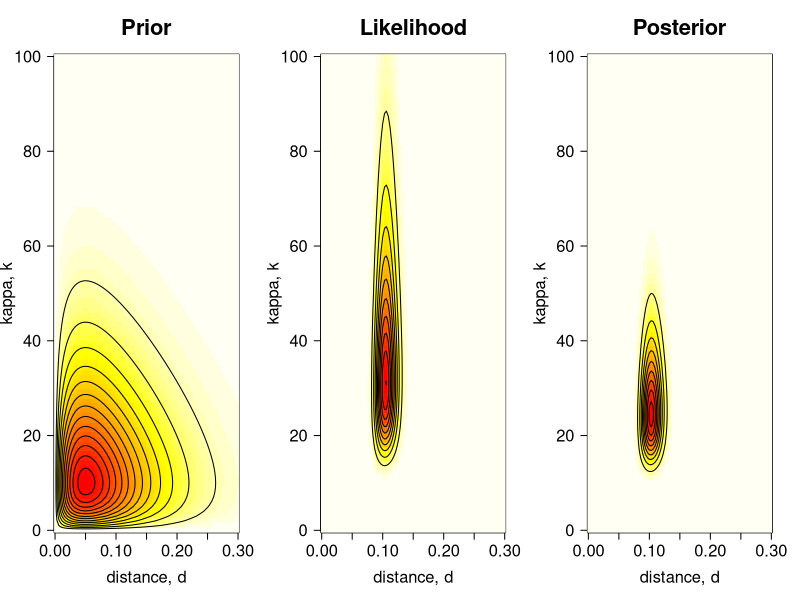
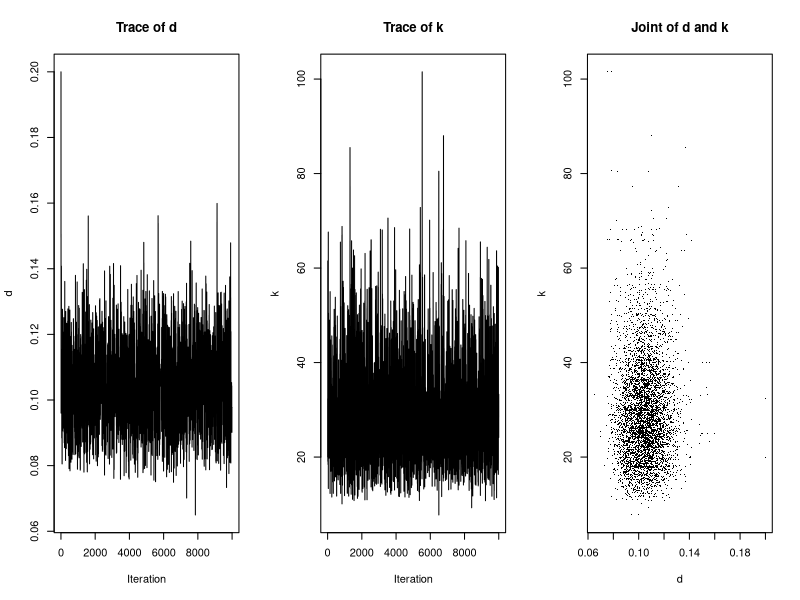
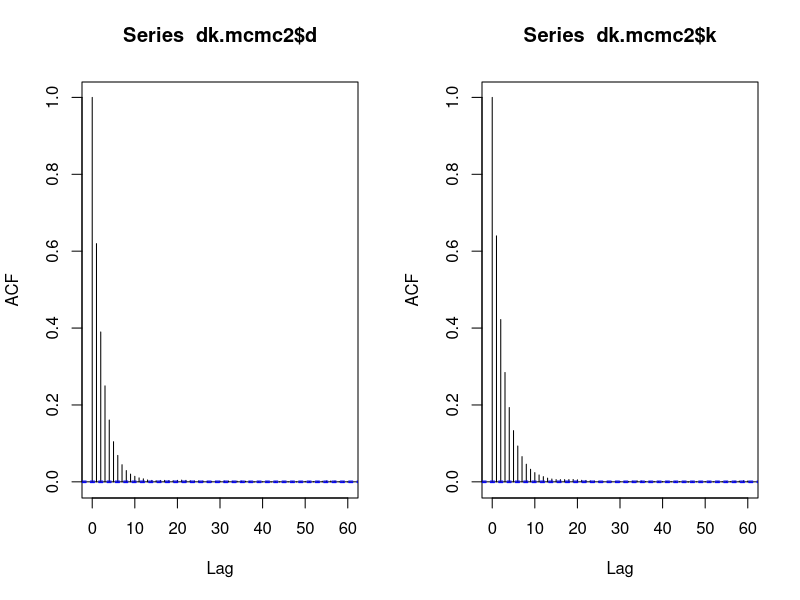
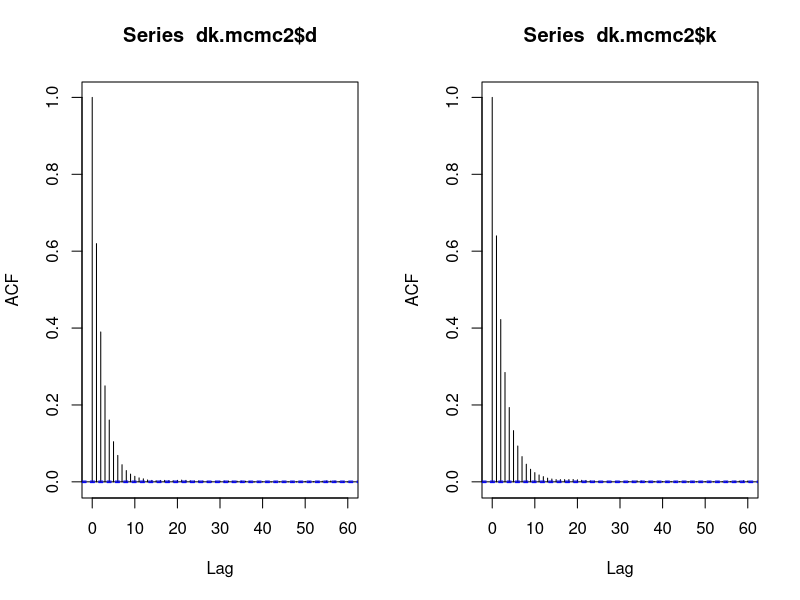
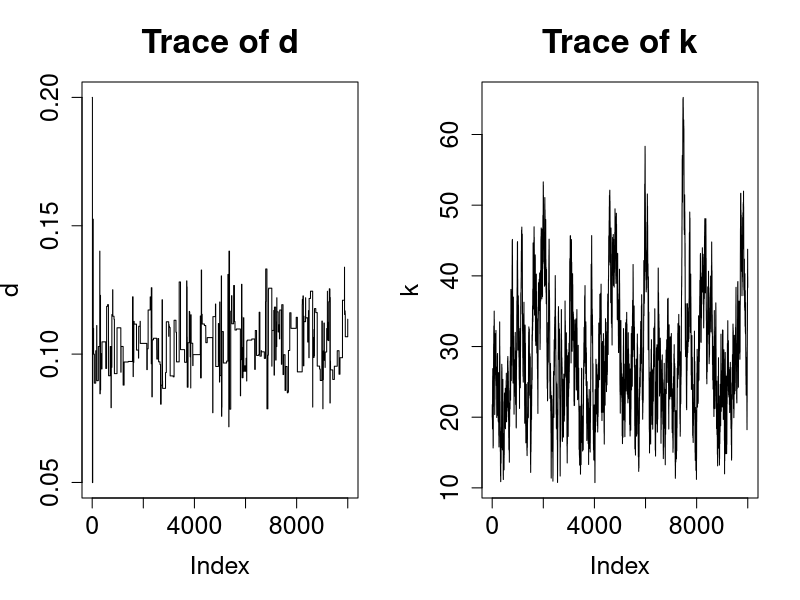
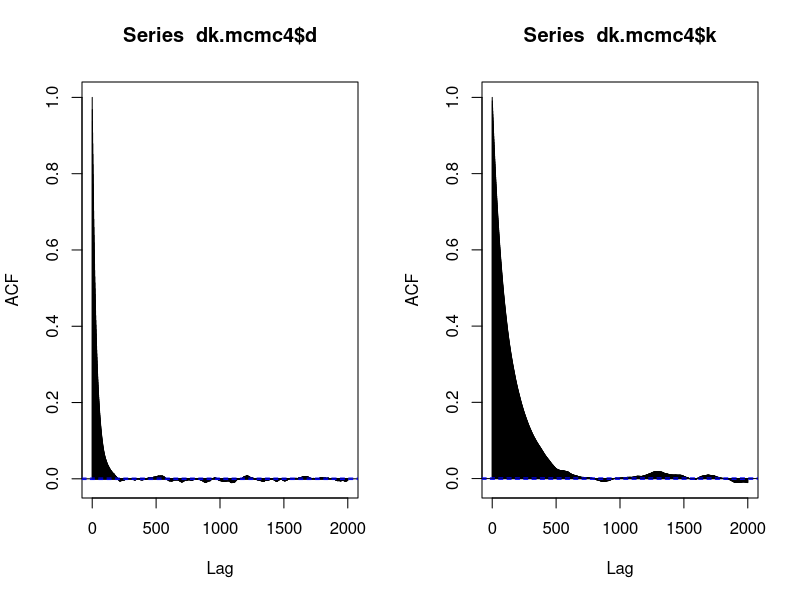
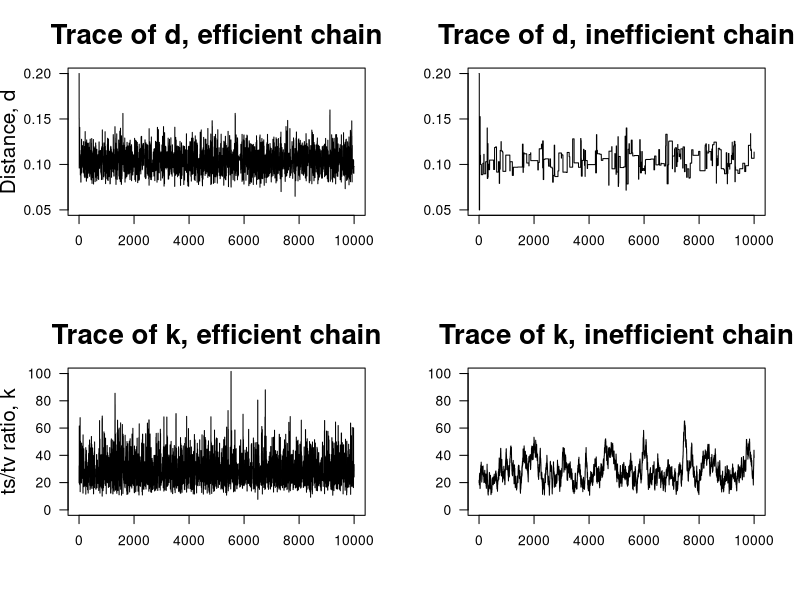
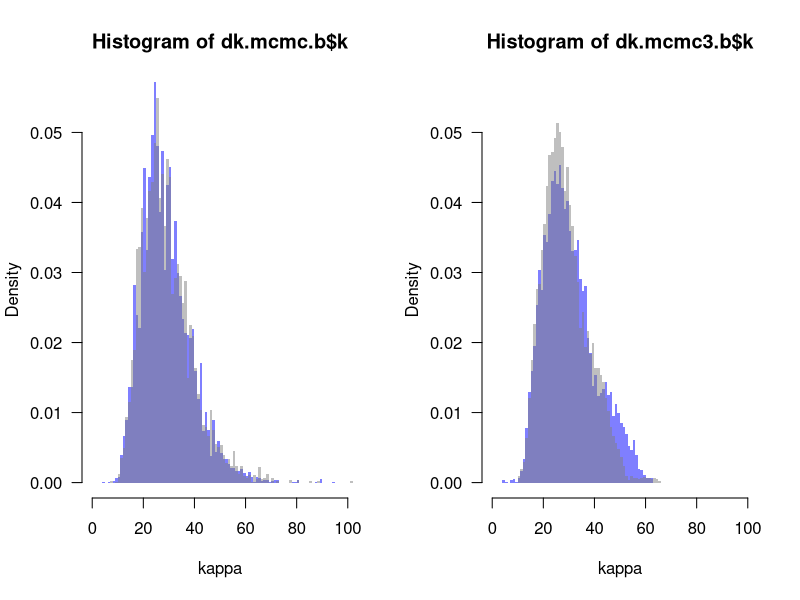

The R script that drew these images, in order:
# Clean up your R space
rm(list=ls())

#######################
# PART 1: Introduction
#######################

# The data are the 12S rRNA alignment of human and orangutang, with 948 base pairs and 
# 90 differences (84 transitions and 6 transversions).
# Example data from Table 1.3, p.7 of Yang (2014) Molecular Evolution: A Statistical 
# Approach. Oxford University Press.

n <- 948 # length of alignment in bp
ns <- 84 # total number of transitions (23+30+10+21)
nv <- 6  # total number of transversions (1+0+2+0+2+1+0+0)
 
V <- nv/n # proportion of transversional differences
S <- ns/n # proportion of transitional differences

# log-likelihood function, f(D|d,k), using Kimura's (1980) substitution model
# see p.8 in Yang (2014)

k80.lnL <- function(d, k, n=948, ns=84, nv=6) {
 
 p0 <- .25 + .25 * exp(-4*d/(k+2)) + .5 * exp(-2*d*(k+1)/(k+2))
 p1 <- .25 + .25 * exp(-4*d/(k+2)) - .5 * exp(-2*d*(k+1)/(k+2))
 p2 <- .25 - .25 * exp(-4*d/(k+2))
 
 return ((n - ns - nv) * log(p0/4) +
        ns * log(p1/4) + nv * log(p2/4))
}

dim <- 100  # dimension for the plot
d.v <- seq(from=0, to=0.3, len=dim) # vector of d values
k.v <- seq(from=0, to=100, len=dim) # vector of k values
dk <- expand.grid(d=d.v, k=k.v)
 
par(mfrow=c(1, 3))

# Prior surface, f(D)f(k)
Pri <- matrix(dgamma(dk$d, 2, 20) * dgamma(dk$k, 2, .1),
       ncol=dim)
 
image(d.v, k.v, -Pri, las=1, col=heat.colors(50),
      main="Prior", xlab="distance, d",
      ylab="kappa, k", cex.main=2.0,
      cex.lab=1.5, cex.axis=1.5)
 
contour(d.v, k.v, Pri, nlev=10, drawlab=FALSE, add=TRUE)
 
# Likelihood surface, f(D|d,k)
lnL <- matrix(k80.lnL(d=dk$d, k=dk$k), ncol=dim)
 
# for numerical reasons, we scale the likelihood to be 1
# at the maximum, i.e. we subtract max(lnL)
L <- exp(lnL - max(lnL))  
 
image(d.v, k.v, -L, las=1, col=heat.colors(50),
      main="Likelihood", xlab="distance, d",
      ylab="kappa, k", cex.main=2.0,
      cex.lab=1.5, cex.axis=1.5)
 
contour(d.v, k.v, L, nlev=10,
        drawlab=FALSE, add=TRUE) # creates a contour plot
# Unscaled posterior surface, f(d)f(k)f(D|d,k)
Pos <- Pri * L
 
image(d.v, k.v, -Pos, las=1, col=heat.colors(50),
      main="Posterior", xlab="distance, d",
      ylab="kappa, k", cex.main=2.0,
      cex.lab=1.5, cex.axis=1.5)
 
contour(d.v, k.v, Pos, nlev=10,
        drawlab=FALSE, add=TRUE)
        
        
##########################################
# PART 2: Markov Chain Monte Carlo (MCMC)
##########################################

# We now obtain the posterior distribution by MCMC sampling.
# In most practical problems, constant z cannot be calculated (either
# analytically or numerically), and so the MCMC algorithm becomes necessary.

# Function that returns the logarithm of the unscaled posterior:
# f(d) * f(k) * f(D|d,k)
# by default we set the priors as: 
# f(d) = Gamma(d | 2, 20) and f(k) = Gamma(k | 2, .1)
ulnPf <- function(d, k, n=948, ns=84, nv=6, a.d=2, b.d=20, a.k=2, b.k=.1) {
  # The normalizing constant in the prior densities can be ignored:
  lnpriord <- (a.d - 1)*log(d) - b.d * d
  lnpriork <- (a.k - 1)*log(k) - b.k * k
  
  # log-Likelihood:
  expd1 <- exp(-4*d/(k+2));
  expd2 <- exp(-2*d*(k+1)/(k+2))
  p0 <- .25 + .25 * expd1 + .5 * expd2
  p1 <- .25 + .25 * expd1 - .5 * expd2
  p2 <- .25 - .25 * expd1
  lnL <- ((n - ns - nv) * log(p0/4) + ns * log(p1/4) + nv * log(p2/4))
  
  # Return unnormalised posterior:
  return (lnpriord + lnpriork + lnL)
}

# Draft MCMC algorithm:
# 1. Set initial states for d and k.
# 2. Propose a new state d* (from an appropriate proposal density).
# 3. Accept or reject the proposal with probability
#      min(1, p(d*)p(x|d*) / p(d)p(x|d))
#      If the proposal is accepted set d=d*, otherwise d=d.
# 4. Save d.
# 5. Repeat 2-4 for k.
# 6. Go to step 2.

mcmcf <- function(init.d, init.k, N, w.d, w.k) {
  # init.d and init.k are the initial states
  # N is the number of MCMC iterations.
  # w.d is the width of the sliding-window proposal for d.
  # w.k is the width of the sliding-window proposal for k.
  
  # We keep the visited states (d, k) in sample.d and sample.k 
  # for easy plotting. In practical MCMC applications, these 
  # are usually written into a file.
  sample.d <- sample.k <- numeric(N+1)
  # initialise the MCMC chain
  d <- init.d;  sample.d[1] <- init.d
  k <- init.k;  sample.k[1] <- init.k
  ulnP <- ulnPf(d, k)
  acc.d <- 0;  acc.k <- 0 # number of acceptances
  
  for (i in 1:N) {
    # we use a uniform sliding window of width w with reflection
    # to propose new values d* and k* 
    # propose d* and accept/reject the proposal
    dprop <- d + runif(1, -w.d/2, w.d/2)
    # reflect if dprop is negative
    if (dprop < 0) dprop <- -dprop
    
    ulnPprop <- ulnPf(dprop, k)
    lnalpha <- ulnPprop - ulnP
    # if ru < alpha accept proposed d*:
    if (lnalpha > 0 || runif(1) < exp(lnalpha)){
      d <- dprop;  ulnP <- ulnPprop; 
      acc.d  <- acc.d + 1
    }
    # else reject and stay where we are (so that nothing needs 
    # to be done).
    
    # propose k* and accept/reject the proposal
    kprop <- k + runif(1, -w.k/2, w.k/2)
    # reflect if kprop is negative
    if (kprop < 0) kprop <- -kprop
    
    ulnPprop <- ulnPf(d, kprop)
    lnalpha <- ulnPprop - ulnP
    # if ru < alpha accept proposed k*:
    if (lnalpha > 0 || runif(1) < exp(lnalpha)){
      k <- kprop;  ulnP <- ulnPprop
      acc.k  <- acc.k + 1
    }
    # else reject and stay where we are.
    
    # save chain state:
    sample.d[i+1] <- d;  sample.k[i+1] <- k
  }
  
  # print out the proportion of times
  # the proposals were accepted
  print("Acceptance proportions (d, k):")
  print(c(acc.d/N, acc.k/N))
  
  # return vector of d and k visited during MCMC
  
  return (list(d=sample.d, k=sample.k))
}

# Test run-time:
system.time(mcmcf(0.2, 20, 1e4, .12, 180)) # about 0.3s
# Run again and save MCMC output:
dk.mcmc <- mcmcf(0.2, 20, 1e4, .12, 180) 

par(mfrow=c(1,3))
# trace plot of d
plot(dk.mcmc$d, ty='l', xlab="Iteration", ylab="d", main="Trace of d")
# trace plot of k
plot(dk.mcmc$k, ty='l', xlab="Iteration", ylab="k", main="Trace of k")
 
# We can also plot the joint sample of d and k
# (points sampled from posterior surface)
plot(dk.mcmc$d, dk.mcmc$k, pch='.', xlab="d", ylab="k", main="Joint of d and k")

##########################################
# PART 3: Efficiency of the MCMC chain
##########################################

# Values sampled in an MCMC chain are autocorrelated because new states
# are either the previous state or a modification of it.
# The efficiency of an MCMC chain is closely related to the autocorrelation.
# Intuitively, if the autocorrelation is high, the chain will be inefficient,
# i.e. we will need to run the chain for a long time to obtain a good
# approximation to the posterior distribution.
# The efficiency of a chain is defined as:
# eff = 1 / (1 + 2(r1 + r2 + r3 + ...))
# where ri is the correlation for lag i.

# run a very long chain (1e6 generations take about
# 40s in my MacBook Air) to calculate efficiency
dk.mcmc2 <- mcmcf(0.2, 20, 1e6, .12, 180)
 
# R's acf function (for AutoCorrelation Function) 
par(mfrow=c(1,2))
acf(dk.mcmc2$d)
acf(dk.mcmc2$k)
 
# Define efficiency function
eff <- function(acf) 1 / (1 + 2 * sum(acf$acf[-1]))
 
# the efficiencies are roughly 22% and 20% for d and k respectively:
eff(acf(dk.mcmc2$d)) # [1] 0.2255753 # mcmcf(0.2, 20, 1e7, .12, 180)
eff(acf(dk.mcmc2$k)) # [1] 0.2015054 # mcmcf(0.2, 20, 1e7, .12, 180)


#To illustrate inefficient chains, we will run our MCMC again by using a proposal density
#with a too large step size for d, and another with a too small step size for k.

# The window width for the d proposal density is too large,
# while it is too small for k
dk.mcmc3 <- mcmcf(0.2, 20, 1e4, 3, 5)
 
par(mfrow=c(1,2))
# because proposal width for d is too large,
# chain gets stuck at same values of d:
plot(dk.mcmc3$d, ty='l', main="Trace of d", cex.main=2.0,
     cex.lab=1.5, cex.axis=1.5, ylab="d")
 
# whereas proposal width for k is too small,
# so chain moves slowly:
plot(dk.mcmc3$k, ty='l', main="Trace of k", cex.main=2.0,
     cex.lab=1.5, cex.axis=1.5, ylab="k")
     
dk.mcmc4 <- mcmcf(0.2, 20, 1e6, 3, 5)
 
# Efficiencies are roughly 1.5% for d, and 0.35% for k:
eff(acf(dk.mcmc4$d, lag.max=2e3)) # [1] 0.01530385  # mcmcf(0.2, 20, 1e7, 3, 5)
eff(acf(dk.mcmc4$k, lag.max=2e3)) # [1] 0.003493112 # mcmcf(0.2, 20, 1e7, 3, 5)

# plot the traces for efficient (part 2) and inefficient chains

par(mfrow=c(2,2))
 
plot(dk.mcmc$d, ty='l', las=1, ylim=c(.05,.2),
     main="Trace of d, efficient chain", xlab='',
     ylab="Distance, d", cex.main=2.0, cex.lab=1.5)
plot(dk.mcmc3$d, ty='l', las=1, ylim=c(.05,.2),
     main="Trace of d, inefficient chain", xlab='',
     ylab='', cex.main=2.0, cex.lab=1.5)
plot(dk.mcmc$k, ty='l', las=1, ylim=c(0,100),
     main="Trace of k, efficient chain",
     xlab='', ylab="ts/tv ratio, k",
     cex.main=2.0, cex.lab=1.5)
plot(dk.mcmc3$k, ty='l', las=1, ylim=c(0,100),
     main="Trace of k, inefficient chain",
     xlab='', ylab='', cex.main=2.0, cex.lab=1.5)
     
####################################
# PART 4: Checking for convergence
####################################

# Efficient chain (good proposal step sizes)
dk.mcmc.b <- mcmcf(0.05, 5, 1e4, .12, 180)
# Inefficient chain (bad proposal step sizes)
dk.mcmc3.b <- mcmcf(0.05, 5, 1e4, 3, 5)

# plot and compare histograms
par(mfrow=c(1,2))
bks <- seq(from=0, to=150, by=1)
 
hist(dk.mcmc.b$k, prob=TRUE, breaks=bks, border=NA,
     col=rgb(0, 0, 1, .5), las=1, xlab="kappa",
     xlim=c(0,100), ylim=c(0,.055))
 
hist(dk.mcmc$k, prob=TRUE, breaks=bks, border=NA,
     col=rgb(.5, .5, .5, .5), add=TRUE)
 
hist(dk.mcmc3.b$k, prob=TRUE, breaks=bks, border=NA,
     col=rgb(0, 0, 1, .5), las=1, xlab="kappa",
     xlim=c(0,100), ylim=c(0,.055))
 
hist(dk.mcmc3$k, prob=TRUE, breaks=bks, border=NA,
     col=rgb(.5, .5, .5, .5), add=TRUE)

# to calculate the posterior
# posterior means (similar for efficient chains):
mean(dk.mcmc$d); mean(dk.mcmc.b$d)
mean(dk.mcmc$k); mean(dk.mcmc.b$k)
 
# posterior means (not so similar for the inefficient chains):
mean(dk.mcmc3$d); mean(dk.mcmc3.b$d)
mean(dk.mcmc3$k); mean(dk.mcmc3.b$k)

# efficient chain, standard error of the means
sqrt(1/1e4 * var(dk.mcmc$d) / 0.23) # roughly 2.5e-4
sqrt(1/1e4 * var(dk.mcmc$k) / 0.20) # roughly 0.2
 
# inefficient chain, standard error of the means
sqrt(1/1e4 * var(dk.mcmc3$d) / 0.015) # roughly 9.7e-4
sqrt(1/1e4 * var(dk.mcmc3$k) / 0.003) # roughly 1.6

# plot densities (smoothed histograms) for the efficient and inefficient chains
par(mfrow=c(1,2)); adj <- 1.5
# Efficient chains:
plot(density(dk.mcmc.b$k, adj=adj), col="blue", las=1,
     xlim=c(0, 100), ylim=c(0, .05), xaxs="i", yaxs="i")
lines(density(dk.mcmc$k, adj=adj), col="black")
 
# Inefficient chains:
plot(density(dk.mcmc3.b$k, adj=adj), col="blue", las=1,
     xlim=c(0, 100), ylim=c(0, .05), xaxs="i", yaxs="i")
lines(density(dk.mcmc3$k, adj=adj), col="black")

